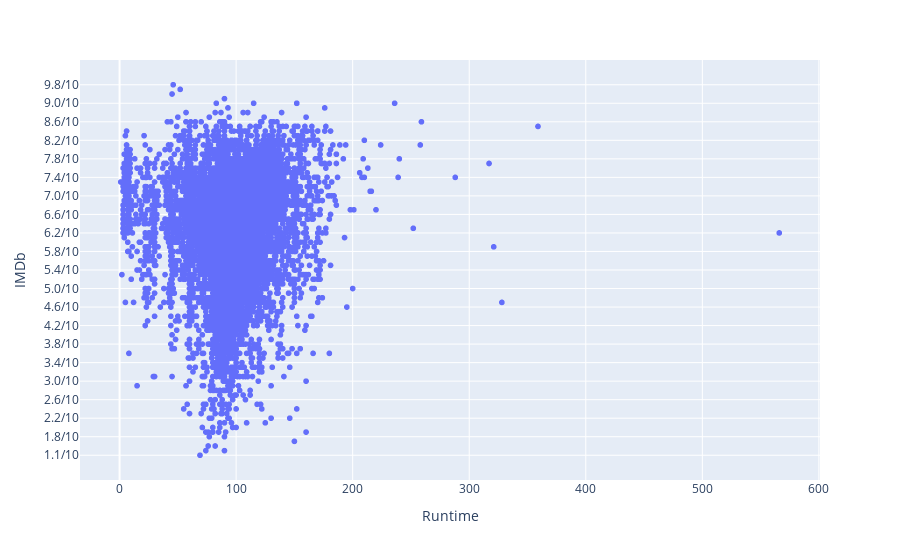

Notebook cell for this chart:
### Markdown cell above
# Overall
## Movie release
Overall, there are not many old movies available in such platforms like Netflix, Hulu, etc. There are many thing for that. Movie industry development, copyrights and other reasons make old movies outsider from the modern streaming platform.
## Genres
The most popular genre available on streaming platforms - Drama. Second place takes comedy. It is hard to say why only these two categories take leading places but we can assume that genres that evoke emotions in people make more money and make people more involved in movie.
## Age and Language
As well as Netflix, overall statistics shows that significant part of movies were created for adult auditory. Other categories have about 40% of the marking.
English remains the main language for all streaming platforms.

### Code cell
dur = data.sort_values(by="IMDb")
fig = px.scatter(dur, x="Runtime", y="IMDb")
# fig.write_html("runtime_rating.html")
fig.show()

### Figure 1 — Plotly figure (JSON) as saved in the notebook; plotly's stock layout.template omitted (floating-point values rounded to 4 significant figures; data arrays with more than 128 entries replaced by an {"elided": "..."} marker saying what was removed)
{"data": [{"hovertemplate": "Runtime=%{x}<br>IMDb=%{y}<extra></extra>", "legendgroup": "", "marker": {"color": "#636efa", "symbol": "circle"}, "mode": "markers", "name": "", "showlegend": false, "x": {"elided": "9515 float values"}, "xaxis": "x", "y": {"elided": "9515 str values"}, "yaxis": "y", "type": "scattergl"}], "layout": {"xaxis": {"anchor": "y", "domain": [0.0, 1.0], "title": {"text": "Runtime"}}, "yaxis": {"anchor": "x", "domain": [0.0, 1.0], "title": {"text": "IMDb"}}, "legend": {"tracegroupgap": 0}, "margin": {"t": 60}}}
